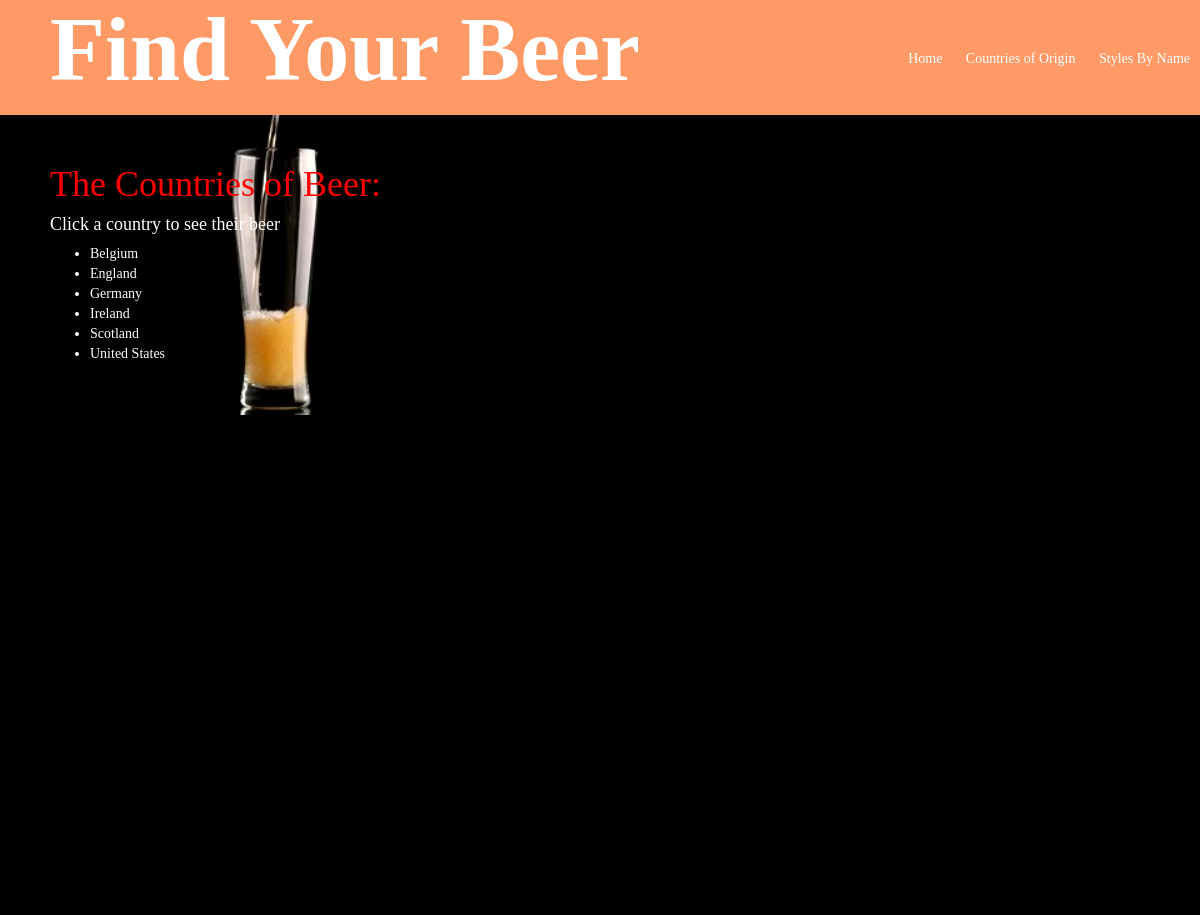
Page /styles/countrys/ on the committed database.
### styles/models.py (models this page shows, shortened)
class BeerStyle(models.Model):
    name = models.CharField(max_length=200)
    ibu = models.IntegerField(default=1)
    srm = models.IntegerField(default=1)
    abv = models.DecimalField(max_digits=4, decimal_places=2, default=1)
    country = models.CharField(max_length=200)
    similarity = models.IntegerField(default=400)
    brands = models.CharField(max_length=200)

### styles/views.py (the view)
def countrys(request):
    beer_list = BeerStyle.objects.order_by('country')
    country = "Belgium"
    country_list = [country]
    for beer in beer_list:
        if beer.country != country:
            country = beer.country
            country_list.append(country)
    template = loader.get_template('styles/countrys.html')
    context = RequestContext(request, {
        'country_list': country_list
    })
    if beer_list:
        return HttpResponse(template.render(context))
    else:
        HttpResponseRedirect('styles:index')

### styles/templates/styles/countrys.html (shortened to what this page needs)
<body>
	{% include "styles/header.html" %}
	<div class="results">
		<h1>The Countries of Beer:</h1>
		<h4>Click a country to see their beer</h4>
		{% if country_list %}
		<ul>
			{% for country in country_list %}
				<li class="link link-results"><a href="{% url 'bycountry' country %}">{{ country }}</a></li>
			{% endfor %}
		</ul>
		{% else %}
		<p>No Countries Listed</p>
		{% endif %}
	</div>
</body>

### styles/static/styles/stylesheet.css (style rules this page uses)
a { text-decoration: none; color: #fff; }
body { font-family: "PT Serif", serif; }
h1, h2, h4, h5, h6 { color: #ffffff; margin: 0px; }
.input-boxes h2, h4 { margin: 1rem auto; }
.results { background: url("blackbeer.jpg"); background-size: 500px 300px; background-repeat: no-repeat; background-color: 000000; color: fff; padding: 50px; height: 100%; }
.results h1 { color: red; }

### rows in the picture
BeerStyle: country_list "England"
BeerStyle: country_list "Germany"
BeerStyle: country_list "Ireland"
BeerStyle: country_list "Scotland"
BeerStyle: country_list "United States"

### other values in the picture
{{ country }} "Belgium"
